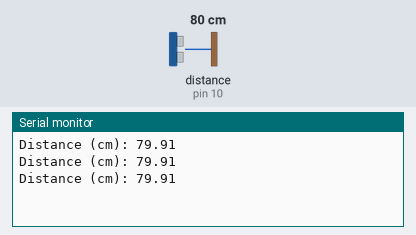
Recording of a sketch running on a simulated Arduino Uno, built with avr-gcc and run on an emulated ATmega328P. On the bench: the last lines printed to the serial monitor. Wiring (inferred from the names in the program): ultrasonic range finder: trigger pin 8; echo pin 10. The inputs (shaded band) are chosen by the test bench; at power-on: distance to the obstacle (sensor on pin 10) 80 cm. The echo pulse lasts 58.3 µs per cm.

Above: at 1.3 s.
1.4 s: distance to the obstacle (sensor on pin 10) set to 2 cm
At 1.9 s:
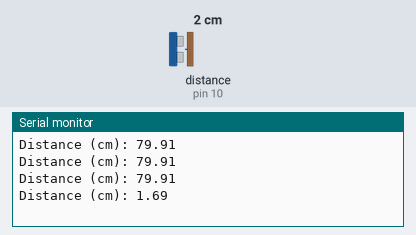
2.9 s: distance to the obstacle (sensor on pin 10) set to 4 cm
At 3.4 s:
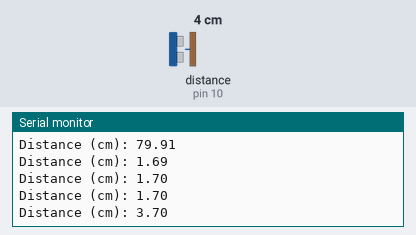
Timing chart, 0 to 5.9 s (numbered marks = the images above; inputs shaded):
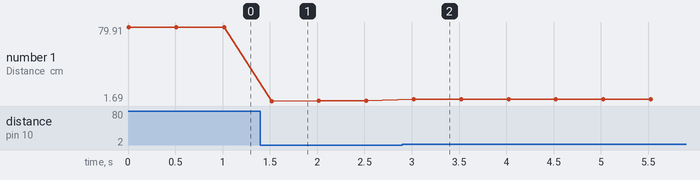

The sketch:

Ultrasonic_tester.ino
```cpp
// Simple ultrasonic sensor measurement using pulseIn().
// Sets up TRIG and ECHO pins and calculates distance in centimeters.

const int trig_pin = 8;   // Pin for TRIG signal
const int echo_pin = 10;  // Pin for ECHO signal

float distance_cm = 0.0;  // Variable to store measured distance

// Function to measure distance in cm
float measure_distance_cm() {
  digitalWrite(trig_pin, LOW);          // Ensure TRIG is LOW before starting
  delayMicroseconds(2);                 // Short wait

  digitalWrite(trig_pin, HIGH);         // Trigger for 10 µs
  delayMicroseconds(10);
  digitalWrite(trig_pin, LOW);          // Return TRIG to LOW

  unsigned long duration = pulseIn(echo_pin, HIGH); // Measure pulse duration HIGH

  float distance = duration * 0.0172;  // Convert duration to cm (speed of sound)
  return distance;                      // Return calculated distance
}

void setup() {
  Serial.begin(9600);                   // Initialize serial communication

  pinMode(trig_pin, OUTPUT);            // Configure TRIG as output
  pinMode(echo_pin, INPUT);             // Configure ECHO as input
}

void loop() {
  distance_cm = measure_distance_cm();  // Call function to get distance
  Serial.print("Distance (cm): ");    // Print label
  Serial.println(distance_cm);          // Print measured value
  delay(500);                           // Wait before next reading
}
```

Measured:
- after the input at 1.4 s, the serial monitor: prints a new line after 0.12 s (image 1)
- after the input at 2.9 s, the serial monitor: prints a new line after 0.12 s (image 2)
- plotted number 1: 79.91 → 1.7 after the input at 1.4 s, 1.7 → 3.7 after the input at 2.9 s
